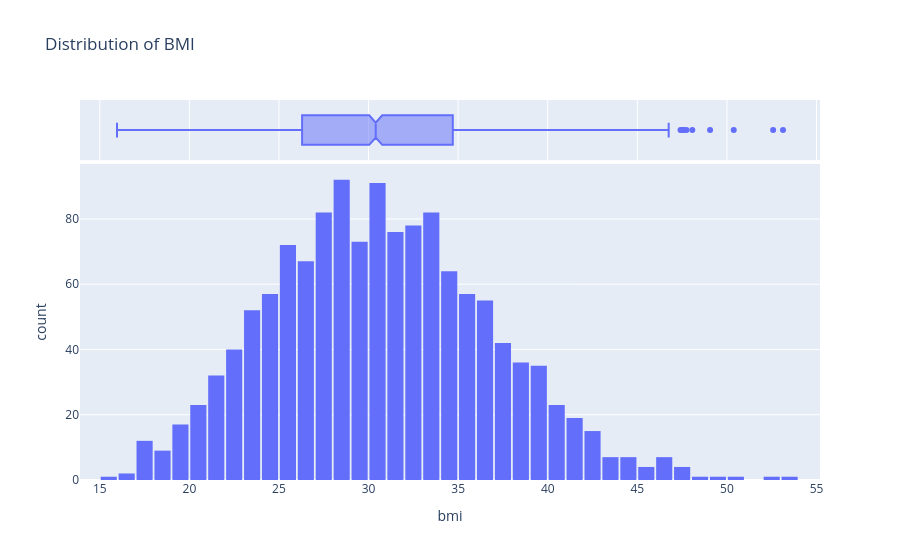

Write notebook code for a chart like this one.
### Code cell
fig_2 = px.histogram(
    medical_df,
    x='bmi',
    marginal='box',
    title='Distribution of BMI'
)
fig_2.update_layout(bargap=0.1)

### Figure 1 — Plotly figure (JSON) as saved in the notebook; plotly's stock layout.template omitted (floating-point values rounded to 4 significant figures; data arrays with more than 128 entries replaced by an {"elided": "..."} marker saying what was removed)
{"data": [{"bingroup": "x", "hovertemplate": "bmi=%{x}<br>count=%{y}<extra></extra>", "legendgroup": "", "marker": {"color": "#636efa", "pattern": {"shape": ""}}, "name": "", "orientation": "v", "showlegend": false, "type": "histogram", "x": {"elided": "1338 float values"}, "xaxis": "x", "yaxis": "y"}, {"hovertemplate": "bmi=%{x}<extra></extra>", "legendgroup": "", "marker": {"color": "#636efa"}, "name": "", "notched": true, "showlegend": false, "type": "box", "x": {"elided": "1338 float values"}, "xaxis": "x2", "yaxis": "y2"}], "layout": {"bargap": 0.1, "barmode": "relative", "legend": {"tracegroupgap": 0}, "title": {"text": "Distribution of BMI"}, "xaxis": {"anchor": "y", "domain": [0, 1], "title": {"text": "bmi"}}, "xaxis2": {"anchor": "y2", "domain": [0, 1], "matches": "x", "showgrid": true, "showticklabels": false}, "yaxis": {"anchor": "x", "domain": [0, 0.8316], "title": {"text": "count"}}, "yaxis2": {"anchor": "x2", "domain": [0.8416, 1], "matches": "y2", "showgrid": false, "showline": false, "showticklabels": false, "ticks": ""}}}
